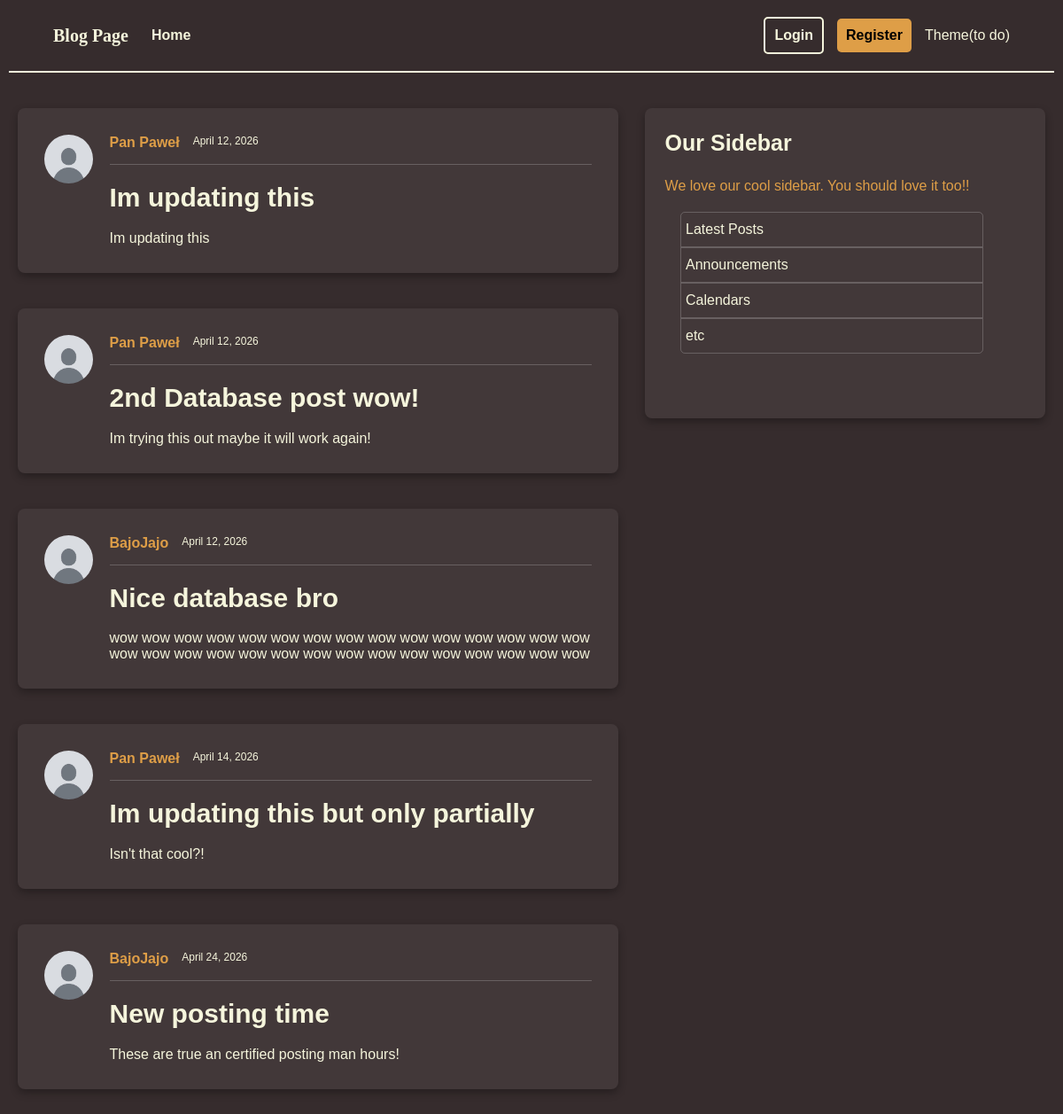
Page /posts on the earlier database version.
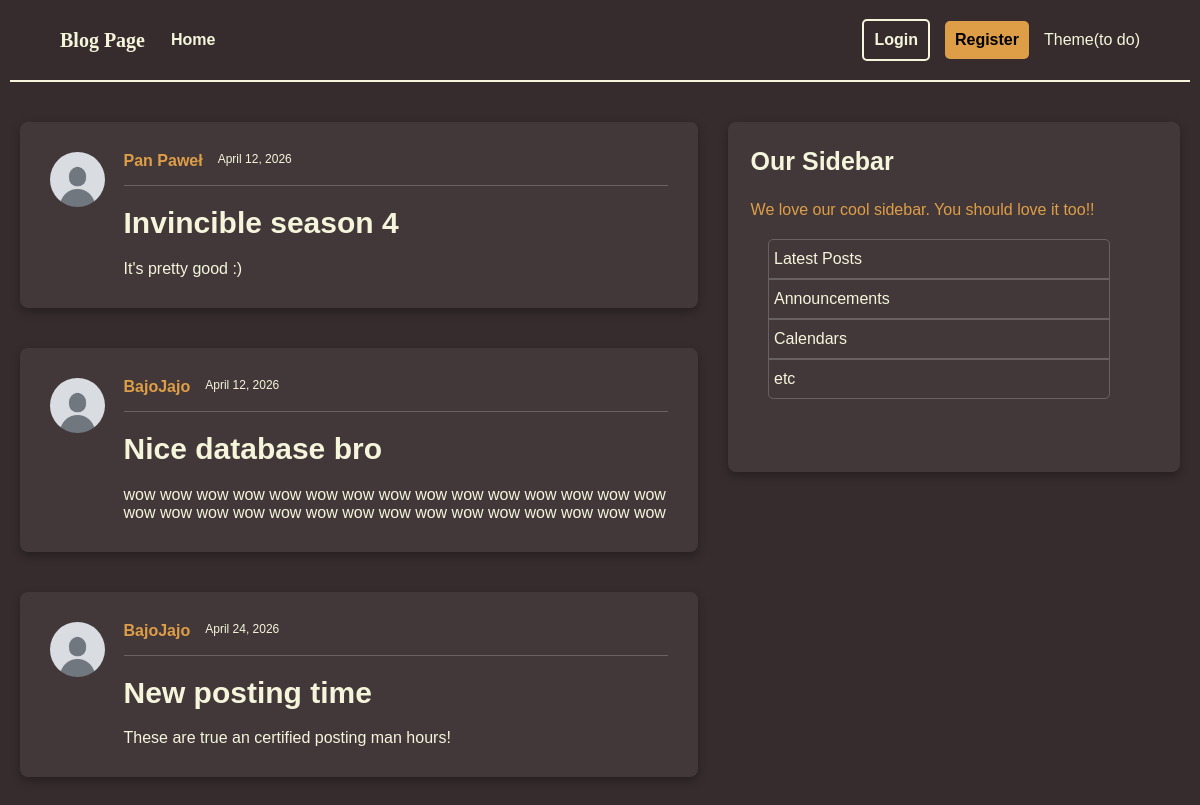
Same page on the later database version.
### models.py (models this page shows, shortened)
class Post(Base):
    __tablename__ = "posts"
    id: Mapped[int] = mapped_column(Integer, primary_key=True, index=True)
    title: Mapped[str] = mapped_column(String(100), nullable=False)
    content: Mapped[str] = mapped_column(Text, nullable=False)
    user_id: Mapped[int] = mapped_column(
        ForeignKey("users.id"),
        nullable=False,
        index=True,
    )
    date_posted: Mapped[datetime] = mapped_column(
        DateTime(timezone=True),
        default=lambda: datetime.now(UTC),
    )
    author: Mapped[User] = relationship(back_populates="posts")

class User(Base):
    __tablename__ = "users"
    id: Mapped[int] = mapped_column(Integer, primary_key=True, index=True)
    username: Mapped[str] = mapped_column(String(50), unique=True, nullable=False)
    email: Mapped[str] = mapped_column(String(120), unique=True, nullable=False)
    image_file: Mapped[str | None] = mapped_column(
        String(200),
        nullable=True,
        default=None,
    )
    posts: Mapped[list[Post]] = relationship(back_populates="author")

### main.py (the view)
@app.get("/", include_in_schema=False, name="home")
@app.get("/posts", include_in_schema=False, name="posts")
def home(request: Request, db: Annotated[Session, Depends(get_db)]):
    result = db.execute(select(models.Post))
    posts = result.scalars().all()
    return template.TemplateResponse(
        request,
        "home.html",
        {"posts": posts, "title": home}
    )

### templates/home.html
{% extends "layout.html" %}
{% block content %}
    {% for info in posts %}
        <div class="container">
            <div class="full_post">
                <img class="profile_pic" src="{{ info.author.image_path }}" alt="A profile picture of {{ info.author.username }}">
                <div class="post-content">
                <div class="author-and-date">
                    <a class="author" href = "{{url_for('user_posts_page', user_id=info.author.id)}}">{{ info.author.username }}</a>
                    <small class="date_posted">{{ info.date_posted.strftime('%B %d, %Y') }}</small>
                </div>
                <hr class="post-line">
                <h2>
                <a class="title" href = "{{url_for('post_page', post_id=info.id)}}">{{ info.title }}</a>
                </h2>
                <p class="content">{{ info.content }}</p>
                </div>
            </div>
        </div>
    {% endfor %}
{% endblock content %}

### templates/layout.html (shortened to what this page needs)
<!DOCTYPE html>
<html>
    <head>
        <link rel="stylesheet" href = "{{url_for('static', path='style.css')}}">
    </head>
    <body>
        <header class="site-header">
            <nav class="nav">
                <div class="nav-left">
                    <p class="page-name">Blog Page</p>
                    <a href="{{ url_for('home') }}"><button class="home-button">Home</button></a>
                </div>
                <div class="nav-right">
                    <button class="login-button">Login</button>
                    <button class="register-button">Register</button>
                    <p>Theme(to do)</p>
                </div>
            </nav>
        </header>
        <main>
            <div class="posts-container">
                {% block content %}
                {% endblock content %}
            </div>
            <div class="sidebar-container">
                <h3>Our Sidebar</h3>
                <p>We love our cool sidebar. You should love it too!!</p>
                <ul class="list-group">
                    <li id="list-first">Latest Posts</li>
                    <li>Announcements</li>
                    <li>Calendars</li>
                    <li id="list-last">etc</li>
                </ul>
            </div>
        </main>
    </body>
</html>

### static/style.css (style rules this page uses)
body { background-color: rgb(54, 44, 45); color: beige; margin: 0%; font-family: sans-serif; }
main { display: flex; flex-direction: row; justify-content: center; padding: 20px; gap: 30px; max-width: 1400px; margin: 0 auto; }
.nav { background-color: transparent; display: flex; flex-direction: row; align-items: center; justify-content: space-between; padding: 10px 50px; height: 60px; border-bottom: 2px solid beige; margin-left: 10px; margin-right: 10px; }
.nav-left { display: flex; align-items: center; gap: 20px; }
.nav-right { display: flex; align-items: center; gap: 15px; }
.page-name { font-weight: bold; font-size: 20px; font-family: Verdana; }
.home-button { color: beige; background-color: transparent; font-weight: bold; border: none; border-radius: 5px; }
.login-button { color: beige; background-color: transparent; border: 2px solid beige; border-radius: 5px; padding: 10px; font-weight: bold; cursor: pointer; }
.register-button { background-color: rgb(222, 158, 71); border: 2px; border-radius: 5px; padding: 10px; font-weight: bold; cursor: pointer; }
nav button { font-size: 16px; }
a { border-radius: 5px; }
.container { background-color: rgb(66, 56, 57); border-radius: 8px; margin-top: 20px; margin-bottom: 20px; padding: 30px; display: flex; flex-direction: column; box-shadow: 0 4px 10px rgba(0,0,0,0.3); max-width: 800px; }
.full_post { display: flex; flex-direction: row; }
.post-content { display: flex; flex-direction: column; flex-grow: 1; }
.posts-container { display: flex; flex-direction: column; flex: 3; }
.author { color: rgb(222, 158, 71); font-size: 16px; font-weight: bold; text-decoration: none; margin-right: 15px; }
.title { color: beige; text-decoration: none; font-size: 30px; margin-top: 0; margin-bottom: 5px; }
.content { color: beige; margin: 0; inline-size: 100%; word-break: break-word; overflow-wrap: break-word; }
.author-and-date { display: flex; flex-direction: row; font-size: 0.9rem; }
.post-line { border: 0; border-top: 1px solid rgba(255, 255, 255, 0.2); margin: 15px 0 0 0; width: 100%; }
.sidebar-container { background-color: rgb(66, 56, 57); box-shadow: 0 4px 10px rgba(0,0,0,0.3); border-radius: 8px; width: 500px; height: 350px; margin-top: 20px; flex: 2; }
.sidebar-container p { font-size: 16px; padding-left: 5%; color: rgb(222, 158, 71); }
h3 { padding-left: 5%; font-size: 25px; }
.list-group { margin-top: 20px; list-style: none; }
li { border: 1px solid rgba(255, 255, 255, 0.2); width: 80%; padding: 5px; padding-bottom: 10px; padding-top: 10px; }
#list-first { border-top-right-radius: 5px; border-top-left-radius: 5px; }
#list-last { border-bottom-right-radius: 5px; border-bottom-left-radius: 5px; }
.profile_pic { width: 55px; height: 55px; border-radius: 30px; margin-right: 3%; }

Differences in the rows shown:
removed Post: author.username "Pan Paweł", date_posted "April 12, 2026", title "Im updating this", content "Im updating this"
removed Post: author.username "Pan Paweł", date_posted "April 14, 2026", title "Im updating this but only partially", content "Isn't that cool?!"
changed Post "Pan Paweł": title "2nd Database post wow!" → "Invincible season 4"; content "Im trying this out maybe it will work again!" → "It's pretty good :)"
